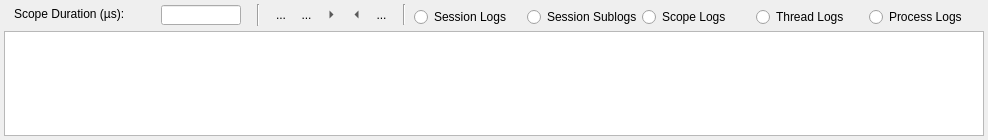
<?xml version="1.0" encoding="UTF-8"?>
<ui version="4.0">
 <class>ScopeOutputViewer</class>
 <widget class="QWidget" name="ScopeOutputViewer">
  <property name="geometry">
   <rect>
    <x>0</x>
    <y>0</y>
    <width>988</width>
    <height>140</height>
   </rect>
  </property>
  <property name="sizePolicy">
   <sizepolicy hsizetype="Expanding" vsizetype="Preferred">
    <horstretch>0</horstretch>
    <verstretch>0</verstretch>
   </sizepolicy>
  </property>
  <property name="maximumSize">
   <size>
    <width>16777215</width>
    <height>16777215</height>
   </size>
  </property>
  <property name="windowTitle">
   <string>Output Window</string>
  </property>
  <layout class="QVBoxLayout" name="verticalLayout_2">
   <property name="spacing">
    <number>3</number>
   </property>
   <property name="leftMargin">
    <number>4</number>
   </property>
   <property name="topMargin">
    <number>4</number>
   </property>
   <property name="rightMargin">
    <number>4</number>
   </property>
   <property name="bottomMargin">
    <number>4</number>
   </property>
   <item>
    <widget class="QWidget" name="widget" native="true">
     <property name="minimumSize">
      <size>
       <width>0</width>
       <height>24</height>
      </size>
     </property>
     <property name="maximumSize">
      <size>
       <width>16777215</width>
       <height>24</height>
      </size>
     </property>
     <widget class="QLineEdit" name="editDuration">
      <property name="geometry">
       <rect>
        <x>157</x>
        <y>1</y>
        <width>80</width>
        <height>20</height>
       </rect>
      </property>
      <property name="sizePolicy">
       <sizepolicy hsizetype="Fixed" vsizetype="Fixed">
        <horstretch>0</horstretch>
        <verstretch>0</verstretch>
       </sizepolicy>
      </property>
      <property name="minimumSize">
       <size>
        <width>80</width>
        <height>20</height>
       </size>
      </property>
      <property name="maximumSize">
       <size>
        <width>80</width>
        <height>20</height>
       </size>
      </property>
      <property name="maxLength">
       <number>64</number>
      </property>
      <property name="dragEnabled">
       <bool>true</bool>
      </property>
      <property name="readOnly">
       <bool>true</bool>
      </property>
     </widget>
     <widget class="Line" name="line">
      <property name="geometry">
       <rect>
        <x>246</x>
        <y>0</y>
        <width>16</width>
        <height>22</height>
       </rect>
      </property>
      <property name="orientation">
       <enum>Qt::Orientation::Vertical</enum>
      </property>
     </widget>
     <widget class="QLabel" name="label">
      <property name="geometry">
       <rect>
        <x>10</x>
        <y>0</y>
        <width>142</width>
        <height>20</height>
       </rect>
      </property>
      <property name="sizePolicy">
       <sizepolicy hsizetype="Fixed" vsizetype="Fixed">
        <horstretch>0</horstretch>
        <verstretch>0</verstretch>
       </sizepolicy>
      </property>
      <property name="minimumSize">
       <size>
        <width>142</width>
        <height>20</height>
       </size>
      </property>
      <property name="maximumSize">
       <size>
        <width>104</width>
        <height>20</height>
       </size>
      </property>
      <property name="text">
       <string>Scope Duration (µs):</string>
      </property>
     </widget>
     <widget class="QWidget" name="widget_2" native="true">
      <property name="geometry">
       <rect>
        <x>265</x>
        <y>0</y>
        <width>124</width>
        <height>21</height>
       </rect>
      </property>
      <layout class="QGridLayout" name="gridLayout">
       <property name="leftMargin">
        <number>0</number>
       </property>
       <property name="topMargin">
        <number>0</number>
       </property>
       <property name="rightMargin">
        <number>0</number>
       </property>
       <property name="bottomMargin">
        <number>0</number>
       </property>
       <property name="horizontalSpacing">
        <number>2</number>
       </property>
       <property name="verticalSpacing">
        <number>0</number>
       </property>
       <item row="0" column="3">
        <widget class="QToolButton" name="toolScopeBegin">
         <property name="text">
          <string>...</string>
         </property>
         <property name="icon">
          <iconset theme="QIcon::ThemeIcon::GoNext"/>
         </property>
         <property name="autoRaise">
          <bool>true</bool>
         </property>
         <property name="arrowType">
          <enum>Qt::ArrowType::RightArrow</enum>
         </property>
        </widget>
       </item>
       <item row="0" column="4">
        <widget class="QToolButton" name="toolScopeEnd">
         <property name="text">
          <string>...</string>
         </property>
         <property name="icon">
          <iconset theme="QIcon::ThemeIcon::GoPrevious"/>
         </property>
         <property name="autoRaise">
          <bool>true</bool>
         </property>
         <property name="arrowType">
          <enum>Qt::ArrowType::LeftArrow</enum>
         </property>
        </widget>
       </item>
       <item row="0" column="0" rowspan="2" colspan="2">
        <widget class="QToolButton" name="toolScopeNext">
         <property name="text">
          <string>...</string>
         </property>
         <property name="icon">
          <iconset theme="QIcon::ThemeIcon::MediaSeekForward"/>
         </property>
         <property name="autoRaise">
          <bool>true</bool>
         </property>
        </widget>
       </item>
       <item row="0" column="2">
        <widget class="QToolButton" name="toolScopePrev">
         <property name="text">
          <string>...</string>
         </property>
         <property name="icon">
          <iconset theme="QIcon::ThemeIcon::MediaSeekBackward"/>
         </property>
         <property name="autoRaise">
          <bool>true</bool>
         </property>
        </widget>
       </item>
       <item row="0" column="5">
        <widget class="QToolButton" name="toolScopeShow">
         <property name="text">
          <string>...</string>
         </property>
         <property name="icon">
          <iconset theme="QIcon::ThemeIcon::WindowNew"/>
         </property>
         <property name="autoRaise">
          <bool>true</bool>
         </property>
        </widget>
       </item>
      </layout>
     </widget>
     <widget class="Line" name="line_2">
      <property name="geometry">
       <rect>
        <x>390</x>
        <y>0</y>
        <width>20</width>
        <height>21</height>
       </rect>
      </property>
      <property name="orientation">
       <enum>Qt::Orientation::Vertical</enum>
      </property>
     </widget>
     <widget class="QWidget" name="layoutWidget">
      <property name="geometry">
       <rect>
        <x>410</x>
        <y>0</y>
        <width>568</width>
        <height>26</height>
       </rect>
      </property>
      <layout class="QVBoxLayout" name="verticalLayout">
       <property name="spacing">
        <number>0</number>
       </property>
       <item>
        <widget class="QWidget" name="widget" native="true">
         <property name="enabled">
          <bool>true</bool>
         </property>
         <property name="toolTip">
          <string notr="true"/>
         </property>
         <layout class="QHBoxLayout" name="horizontalLayout">
          <property name="spacing">
           <number>0</number>
          </property>
          <property name="leftMargin">
           <number>0</number>
          </property>
          <property name="topMargin">
           <number>0</number>
          </property>
          <property name="rightMargin">
           <number>0</number>
          </property>
          <property name="bottomMargin">
           <number>0</number>
          </property>
          <item>
           <widget class="QRadioButton" name="radioSession">
            <property name="text">
             <string>Session Logs</string>
            </property>
           </widget>
          </item>
          <item>
           <widget class="QRadioButton" name="radioSublogs">
            <property name="text">
             <string>Session Sublogs</string>
            </property>
           </widget>
          </item>
          <item>
           <widget class="QRadioButton" name="radioScope">
            <property name="text">
             <string>Scope Logs</string>
            </property>
           </widget>
          </item>
          <item>
           <widget class="QRadioButton" name="radioThread">
            <property name="text">
             <string>Thread Logs</string>
            </property>
           </widget>
          </item>
          <item>
           <widget class="QRadioButton" name="radioProcess">
            <property name="text">
             <string>Process Logs</string>
            </property>
           </widget>
          </item>
         </layout>
        </widget>
       </item>
      </layout>
     </widget>
    </widget>
   </item>
   <item>
    <widget class="QTableView" name="logTable">
     <property name="sizePolicy">
      <sizepolicy hsizetype="Expanding" vsizetype="Preferred">
       <horstretch>0</horstretch>
       <verstretch>0</verstretch>
      </sizepolicy>
     </property>
     <property name="toolTip">
      <string>Scope Output Window</string>
     </property>
     <property name="sizeAdjustPolicy">
      <enum>QAbstractScrollArea::SizeAdjustPolicy::AdjustToContentsOnFirstShow</enum>
     </property>
     <property name="editTriggers">
      <set>QAbstractItemView::EditTrigger::EditKeyPressed</set>
     </property>
     <property name="tabKeyNavigation">
      <bool>false</bool>
     </property>
     <property name="showDropIndicator" stdset="0">
      <bool>false</bool>
     </property>
     <property name="dragDropOverwriteMode">
      <bool>false</bool>
     </property>
     <property name="selectionMode">
      <enum>QAbstractItemView::SelectionMode::SingleSelection</enum>
     </property>
     <property name="selectionBehavior">
      <enum>QAbstractItemView::SelectionBehavior::SelectRows</enum>
     </property>
     <property name="iconSize">
      <size>
       <width>16</width>
       <height>16</height>
      </size>
     </property>
     <attribute name="horizontalHeaderCascadingSectionResizes">
      <bool>true</bool>
     </attribute>
     <attribute name="horizontalHeaderDefaultSectionSize">
      <number>125</number>
     </attribute>
     <attribute name="horizontalHeaderStretchLastSection">
      <bool>true</bool>
     </attribute>
     <attribute name="verticalHeaderVisible">
      <bool>false</bool>
     </attribute>
     <attribute name="verticalHeaderHighlightSections">
      <bool>false</bool>
     </attribute>
    </widget>
   </item>
  </layout>
 </widget>
 <resources/>
 <connections/>
</ui>
